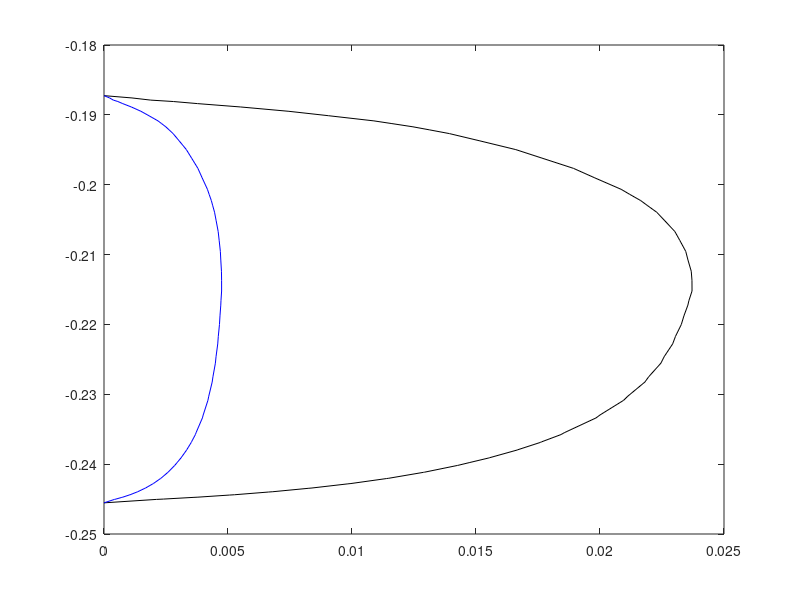

MATLAB code for this plot:
clc; clear; close all;
load('shaft.mat')
factor1=0.2;
ans2=ans1;
ans2(:,1)=factor1*ans1(:,1);
ans2(:,2)=ans2(:,2)+abs(ans2(1,2))+abs(ans2(end,2)-ans2(1,2))/2+...
    ans1(1,2)-abs(ans1(end,2)-ans1(1,2))/2;
plot(ans1(:,1),ans1(:,2),'k',ans2(:,1),ans2(:,2),'b')
